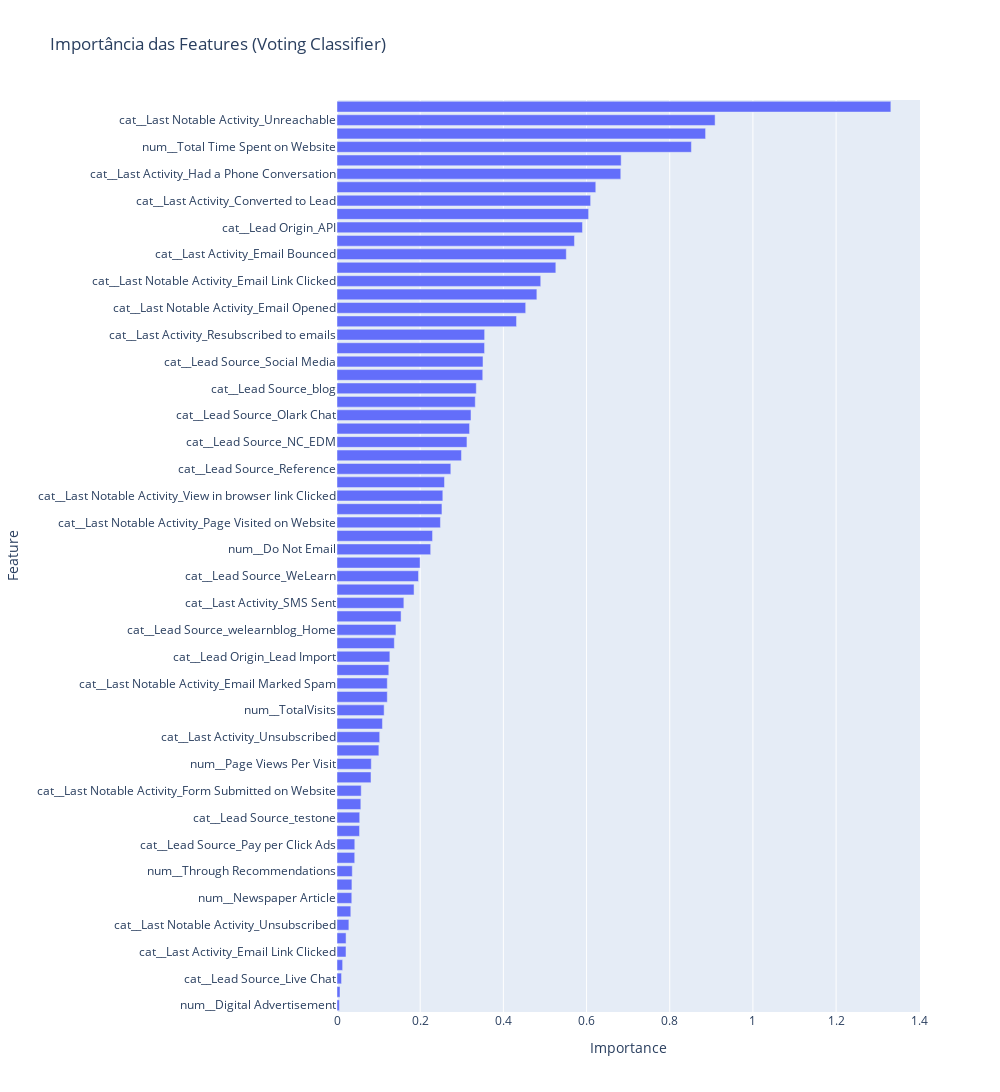

The notebook cell this image was saved under:
### Code cell
# Plotar a importância das features
fig = px.bar(
    df_feature_importances,
    x='Importance',
    y='Feature',
    orientation='h',
    title='Importância das Features (Voting Classifier)'
)

fig.update_layout(height=1280, width=1000)

fig.show()

### Figure 1 — Plotly figure (JSON) as saved in the notebook; plotly's stock layout.template omitted (floating-point values rounded to 4 significant figures)
{"data": [{"hovertemplate": "Importance=%{x}<br>Feature=%{y}<extra></extra>", "legendgroup": "", "marker": {"color": "#636efa", "pattern": {"shape": ""}}, "name": "", "orientation": "h", "showlegend": false, "textposition": "auto", "type": "bar", "x": [0.005724, 0.007278, 0.0109, 0.01355, 0.02167, 0.02177, 0.02856, 0.03318, 0.03554, 0.03588, 0.03676, 0.04263, 0.04277, 0.0542, 0.05459, 0.05729, 0.05822, 0.08172, 0.08245, 0.1007, 0.1026, 0.1093, 0.1133, 0.1209, 0.1209, 0.1245, 0.1271, 0.1378, 0.1417, 0.1541, 0.1608, 0.1853, 0.1959, 0.1997, 0.2252, 0.2297, 0.2487, 0.2523, 0.2544, 0.2584, 0.2736, 0.2992, 0.3125, 0.3187, 0.3221, 0.3324, 0.3349, 0.3504, 0.351, 0.3548, 0.355, 0.4316, 0.4537, 0.4805, 0.4898, 0.5261, 0.5513, 0.5709, 0.5902, 0.605, 0.6098, 0.6222, 0.6823, 0.6832, 0.8521, 0.8862, 0.9091, 1.332], "xaxis": "x", "y": ["num__Digital Advertisement", "num__Search", "cat__Lead Source_Live Chat", "num__A free copy of Mastering The Interview", "cat__Last Activity_Email Link Clicked", "cat__Last Activity_Visited Booth in Tradeshow", "cat__Last Notable Activity_Unsubscribed", "cat__Last Notable Activity_Approached upfront", "num__Newspaper Article", "num__Do Not Call", "num__Through Recommendations", "num__Newspaper", "cat__Lead Source_Pay per Click Ads", "cat__Last Activity_View in browser link Clicked", "cat__Lead Source_testone", "num__X Education Forums", "cat__Last Notable Activity_Form Submitted on Website", "cat__Lead Source_youtubechannel", "num__Page Views Per Visit", "cat__Last Activity_Email Opened", "cat__Last Activity_Unsubscribed", "cat__Lead Source_bing", "num__TotalVisits", "cat__Last Activity_Email Marked Spam", "cat__Last Notable Activity_Email Marked Spam", "cat__Lead Source_Google", "cat__Lead Origin_Lead Import", "cat__Last Notable Activity_Email Received", "cat__Lead Source_welearnblog_Home", "cat__Lead Source_Click2call", "cat__Last Activity_SMS Sent", "cat__Last Notable Activity_Email Bounced", "cat__Lead Source_WeLearn", "cat__Lead Source_Organic Search", "num__Do Not Email", "cat__Last Activity_Unreachable", "cat__Last Notable Activity_Page Visited on Website", "cat__Last Activity_Form Submitted on Website", "cat__Last Notable Activity_View in browser link Clicked", "cat__Lead Source_Referral Sites", "cat__Lead Source_Reference", "cat__Last Activity_Email Received", "cat__Lead Source_NC_EDM", "cat__Last Activity_Page Visited on Website", "cat__Lead Source_Olark Chat", "cat__Lead Source_Direct Traffic", "cat__Lead Source_blog", "cat__Last Notable Activity_SMS Sent", "cat__Lead Source_Social Media", "cat__Last Notable Activity_Resubscribed to emails", "cat__Last Activity_Resubscribed to emails", "cat__Lead Source_Facebook", "cat__Last Notable Activity_Email Opened", "cat__Last Activity_Olark Chat Conversation", "cat__Last Notable Activity_Email Link Clicked", "cat__Last Notable Activity_Modified", "cat__Last Activity_Email Bounced", "cat__Last Notable Activity_Olark Chat Conversation", "cat__Lead Origin_API", "cat__Last Notable Activity_Had a Phone Conversation", "cat__Last Activity_Converted to Lead", "cat__Lead Origin_Landing Page Submission", "cat__Last Activity_Had a Phone Conversation", "cat__Last Activity_Approached upfront", "num__Total Time Spent on Website", "cat__Lead Source_Welingak Website", "cat__Last Notable Activity_Unreachable", "cat__Lead Origin_Lead Add Form"], "yaxis": "y"}], "layout": {"barmode": "relative", "height": 1280, "legend": {"tracegroupgap": 0}, "title": {"text": "Importância das Features (Voting Classifier)"}, "width": 1000, "xaxis": {"anchor": "y", "domain": [0, 1], "title": {"text": "Importance"}}, "yaxis": {"anchor": "x", "domain": [0, 1], "title": {"text": "Feature"}}}}
